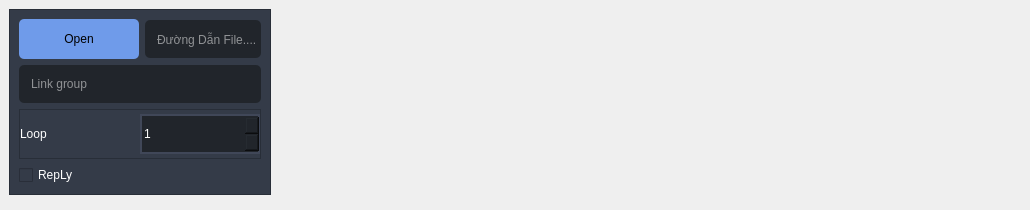
                   <widget class="QWidget" name="page_7">
                    <layout class="QHBoxLayout" name="horizontalLayout_21">
                     <property name="spacing">
                      <number>0</number>
                     </property>
                     <property name="leftMargin">
                      <number>0</number>
                     </property>
                     <property name="topMargin">
                      <number>0</number>
                     </property>
                     <property name="rightMargin">
                      <number>0</number>
                     </property>
                     <property name="bottomMargin">
                      <number>0</number>
                     </property>
                     <item>
                      <widget class="QWidget" name="widget_17" native="true">
                       <property name="styleSheet">
                        <string notr="true"/>
                       </property>
                       <layout class="QVBoxLayout" name="verticalLayout_25">
                        <item alignment="Qt::AlignTop">
                         <widget class="QFrame" name="frame_8">
                          <property name="styleSheet">
                           <string notr="true">background-color: rgb(52, 59, 72);</string>
                          </property>
                          <property name="frameShape">
                           <enum>QFrame::StyledPanel</enum>
                          </property>
                          <property name="frameShadow">
                           <enum>QFrame::Raised</enum>
                          </property>
                          <layout class="QVBoxLayout" name="verticalLayout_27">
                           <item alignment="Qt::AlignTop">
                            <widget class="QWidget" name="widget_56" native="true">
                             <layout class="QHBoxLayout" name="horizontalLayout_45">
                              <property name="leftMargin">
                               <number>0</number>
                              </property>
                              <property name="topMargin">
                               <number>0</number>
                              </property>
                              <property name="rightMargin">
                               <number>0</number>
                              </property>
                              <property name="bottomMargin">
                               <number>0</number>
                              </property>
                              <item>
                               <widget class="QPushButton" name="pushButton_49">
                                <property name="minimumSize">
                                 <size>
                                  <width>120</width>
                                  <height>40</height>
                                 </size>
                                </property>
                                <property name="maximumSize">
                                 <size>
                                  <width>16777215</width>
                                  <height>16777215</height>
                                 </size>
                                </property>
                                <property name="styleSheet">
                                 <string notr="true">QPushButton:pressed {
font: 10pt &quot;Alata&quot;;
    background-color: qlineargradient(spread:pad, x1:0, y1:0, x2:0, y2:1,   stop:0 rgba(60, 186, 162, 255), stop:1 rgba(98, 211, 162, 255))
}
QPushButton {
   
	background-color: rgb(111, 155, 234);
     border-radius: 5px;
}

QPushButton:disabled {
    background-color: rgb(170, 170, 127)
}</string>
                                </property>
                                <property name="text">
                                 <string>Open</string>
                                </property>
                               </widget>
                              </item>
                              <item>
                               <widget class="QLineEdit" name="lineEdit_24">
                                <property name="minimumSize">
                                 <size>
                                  <width>0</width>
                                  <height>38</height>
                                 </size>
                                </property>
                                <property name="styleSheet">
                                 <string notr="true">
QLineEdit {
background-color: rgb(33, 37, 43);
font: 9pt &quot;Alata&quot;;
color: rgb(255, 255, 255);
	border-radius: 5px;

	padding-left: 10px;
}
QLineEdit:hover {
	border: 2px solid rgb(64, 71, 88);
}
QLineEdit:focus {
	border: 2px solid rgb(91, 101, 124);
}</string>
                                </property>
                                <property name="placeholderText">
                                 <string>Đường Dẫn File....</string>
                                </property>
                               </widget>
                              </item>
                             </layout>
                            </widget>
                           </item>
                           <item>
                            <widget class="QLineEdit" name="lineEdit_2">
                             <property name="minimumSize">
                              <size>
                               <width>0</width>
                               <height>38</height>
                              </size>
                             </property>
                             <property name="styleSheet">
                              <string notr="true">
QLineEdit {
background-color: rgb(33, 37, 43);
font: 9pt &quot;Alata&quot;;
color: rgb(255, 255, 255);
	border-radius: 5px;

	padding-left: 10px;
}
QLineEdit:hover {
	border: 2px solid rgb(64, 71, 88);
}
QLineEdit:focus {
	border: 2px solid rgb(91, 101, 124);
}</string>
                             </property>
                             <property name="placeholderText">
                              <string>Link group</string>
                             </property>
                            </widget>
                           </item>
                           <item>
                            <widget class="QFrame" name="frame_19">
                             <property name="minimumSize">
                              <size>
                               <width>0</width>
                               <height>50</height>
                              </size>
                             </property>
                             <property name="frameShape">
                              <enum>QFrame::StyledPanel</enum>
                             </property>
                             <property name="frameShadow">
                              <enum>QFrame::Raised</enum>
                             </property>
                             <layout class="QHBoxLayout" name="horizontalLayout_22">
                              <property name="spacing">
                               <number>0</number>
                              </property>
                              <property name="leftMargin">
                               <number>0</number>
                              </property>
                              <property name="topMargin">
                               <number>0</number>
                              </property>
                              <property name="rightMargin">
                               <number>0</number>
                              </property>
                              <property name="bottomMargin">
                               <number>0</number>
                              </property>
                              <item>
                               <widget class="QLabel" name="label_11">
                                <property name="styleSheet">
                                 <string notr="true">font: 10pt &quot;MS Shell Dlg 2&quot;;
color: rgb(255, 255, 255);</string>
                                </property>
                                <property name="text">
                                 <string>Loop</string>
                                </property>
                               </widget>
                              </item>
                              <item>
                               <widget class="QSpinBox" name="spinBox_7">
                                <property name="minimumSize">
                                 <size>
                                  <width>0</width>
                                  <height>40</height>
                                 </size>
                                </property>
                                <property name="styleSheet">
                                 <string notr="true">color: rgb(255, 255, 255);
border: 2px solid rgb(64, 71, 88);
background-color: rgb(33, 37, 43);</string>
                                </property>
                                <property name="minimum">
                                 <number>1</number>
                                </property>
                               </widget>
                              </item>
                             </layout>
                            </widget>
                           </item>
                           <item>
                            <widget class="QCheckBox" name="checkBox_10">
                             <property name="styleSheet">
                              <string notr="true">color: rgb(255, 255, 255);</string>
                             </property>
                             <property name="text">
                              <string>RepLy</string>
                             </property>
                            </widget>
                           </item>
                          </layout>
                         </widget>
                        </item>
                        <item>
                         <widget class="QFrame" name="frame_18">
                          <property name="frameShape">
                           <enum>QFrame::StyledPanel</enum>
                          </property>
                          <property name="frameShadow">
                           <enum>QFrame::Raised</enum>
                          </property>
                         </widget>
                        </item>
                       </layout>
                      </widget>
                     </item>
                     <item>
                      <widget class="QWidget" name="widget_22" native="true">
                       <property name="minimumSize">
                        <size>
                         <width>750</width>
                         <height>0</height>
                        </size>
                       </property>
                       <layout class="QVBoxLayout" name="verticalLayout_29">
                        <property name="spacing">
                         <number>0</number>
                        </property>
                        <property name="leftMargin">
                         <number>0</number>
                        </property>
                        <property name="topMargin">
                         <number>0</number>
                        </property>
                        <property name="rightMargin">
                         <number>0</number>
                        </property>
                        <property name="bottomMargin">
                         <number>0</number>
                        </property>
                       </layout>
                      </widget>
                     </item>
                    </layout>
                   </widget>
